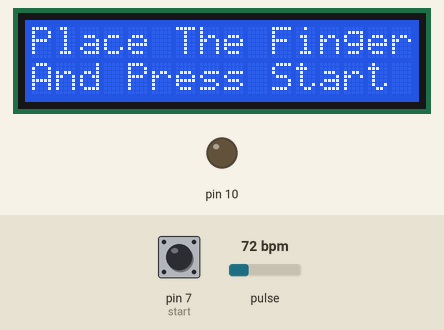
The sketch below on a simulated Arduino Uno, built with avr-gcc and run on an emulated ATmega328P. On the bench: 16×2 character LCD, output pins drawn as LEDs (lit = HIGH). Dashed ring = blinking. The test bench sets the inputs (shaded band); at power-on: pin 7 (start) HIGH, pulse 72 bpm. Storage starts empty.

Above: at 3.2 s.
3.3 s: pin 7 (start) pulled LOW for 0.15 s
At 4.1 s:
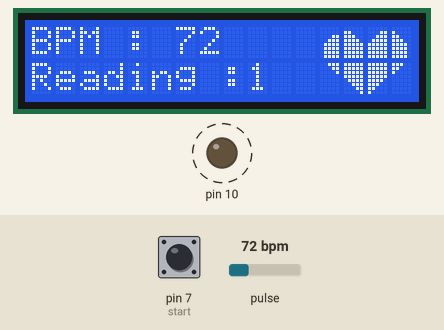
6.0 s: pulse set to 158 bpm
At 6.31 s:
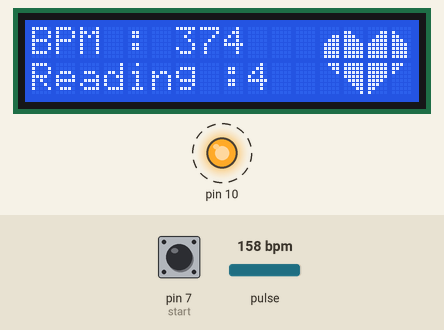
7.7 s: pulse set to 70 bpm
At 9.1 s:
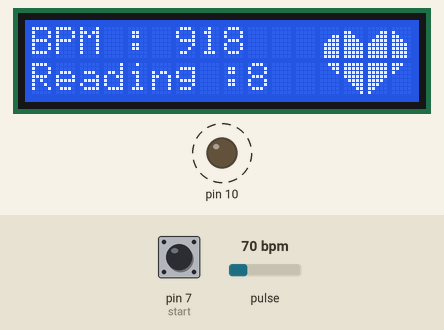
10.7 s: pulse set to 42 bpm
At 14.3 s:
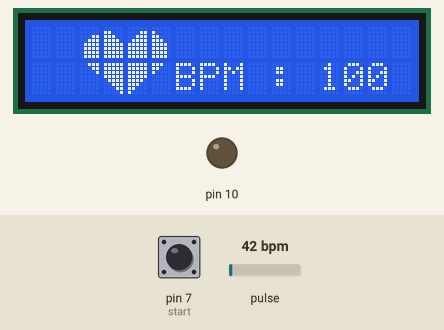
Timing chart, 0 to 15.8 s (numbered marks = the images above; inputs shaded):
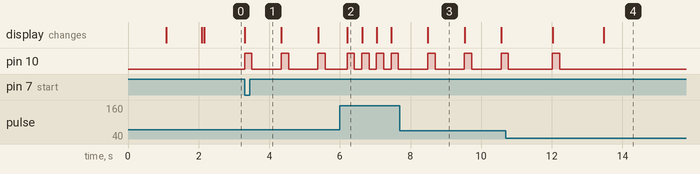

The sketch:

sketch_apr29a.ino
```cpp
#define USE_ARDUINO_INTERRUPTS true // Set-up low-level interrupts for most acurate BPM math.
#include <PulseSensorPlayground.h> // Includes the PulseSensorPlayground Library.
#include <SoftwareSerial.h>
#include <LiquidCrystal.h>
#include<SPI.h>
#include<SD.h>

const int rxPin = 0;
const int txPin = 1;

const int LED13 = 10;

SoftwareSerial mySerial(rxPin, txPin);

LiquidCrystal lcd(9, 8 , 6, 5, 3, 2);
PulseSensorPlayground pulseSensor;
File MyFile ;

int Threshold = 550;
int data = A0;
int start = 7;
int myBPM = 0;
int avg = 0;

unsigned long temp = 0;

String string = "\0";
String data1 = {".txt"};

char ch = '\0';

byte customChar1[8] = {0b00000, 0b00000, 0b00011, 0b00111, 0b01111, 0b01111, 0b01111, 0b01111};
byte customChar2[8] = {0b00000, 0b11000, 0b11100, 0b11110, 0b11111, 0b11111, 0b11111, 0b11111};
byte customChar3[8] = {0b00000, 0b00011, 0b00111, 0b01111, 0b11111, 0b11111, 0b11111, 0b11111};
byte customChar4[8] = {0b00000, 0b10000, 0b11000, 0b11100, 0b11110, 0b11110, 0b11110, 0b11110};
byte customChar5[8] = {0b00111, 0b00011, 0b00001, 0b00000, 0b00000, 0b00000, 0b00000, 0b00000};
byte customChar6[8] = {0b11111, 0b11111, 0b11111, 0b11111, 0b01111, 0b00111, 0b00011, 0b00001};
byte customChar7[8] = {0b11111, 0b11111, 0b11111, 0b11111, 0b11110, 0b11100, 0b11000, 0b10000};
byte customChar8[8] = {0b11100, 0b11000, 0b10000, 0b00000, 0b00000, 0b00000, 0b00000, 0b00000};

void setup()
{
  Serial.begin(115200);

  lcd.begin(16, 2);
  lcd.setCursor(0, 0);

  if (!SD.begin(4))
  {
    lcd.print("Failed...");
    while (1);
  }

  lcd.setCursor(0, 0);
  lcd.print("Done...");

  delay(1000);

  pulseSensor.analogInput(data);
  pulseSensor.blinkOnPulse(LED13); //auto-magically blink Arduino's LED with heartbeat.
  pulseSensor.setThreshold(Threshold);

  if (pulseSensor.begin())
  {
    lcd.setCursor(0, 0);
    lcd.print("Heart Rate");
    delay(1000);
  }

  lcd.createChar(1, customChar1);
  lcd.createChar(2, customChar2);
  lcd.createChar(3, customChar3);
  lcd.createChar(4, customChar4);
  lcd.createChar(5, customChar5);
  lcd.createChar(6, customChar6);
  lcd.createChar(7, customChar7);
  lcd.createChar(8, customChar8);

  pinMode(start, INPUT_PULLUP);
  mySerial.begin(9600);
  /* lcd.setCursor(0, 0);
    lcd.print("ConnectBluetooth");
    lcd.setCursor(0, 1);
    lcd.print("And Login...");*/
}

void loop()
{

  lcd.begin(16, 2);
  lcd.clear();

  lcd.setCursor(0, 0);
  lcd.print("Place The Finger");
  lcd.setCursor(0, 1);
  lcd.print("And Press Start");

  while (digitalRead(start) > 0);


  lcd.clear();

  temp = millis();

  while (millis() <= (temp + 10000))
  {
    if (pulseSensor.sawStartOfBeat())
    {
      myBPM = myBPM + pulseSensor.getBeatsPerMinute();
      avg++;
    }

    lcd.setCursor(0, 0);
    lcd.print("BPM : ");
    lcd.print(myBPM);

    lcd.setCursor(0, 1);
    lcd.print("Reading :");
    lcd.print(avg);

    lcd.setCursor(12, 0);
    lcd.write(byte(1));
    lcd.setCursor(13, 0);
    lcd.write(byte(2));
    lcd.setCursor(14, 0);
    lcd.write(byte(3));
    lcd.setCursor(15, 0);
    lcd.write(byte(4));

    lcd.setCursor(12, 1);
    lcd.write(byte(5));
    lcd.setCursor(13, 1);
    lcd.write(byte(6));
    lcd.setCursor(14, 1);
    lcd.write(byte(7));
    lcd.setCursor(15, 1);
    lcd.write(byte(8));

    delay(200);

    lcd.clear();
  }

  lcd.clear();

  lcd.setCursor(0, 0);
  lcd.setCursor(2, 0);
  lcd.write(byte(1));
  lcd.setCursor(3, 0);
  lcd.write(byte(2));
  lcd.setCursor(4, 0);
  lcd.write(byte(3));
  lcd.setCursor(5, 0);
  lcd.write(byte(4));

  lcd.setCursor(2, 1);
  lcd.write(byte(5));
  lcd.setCursor(3, 1);
  lcd.write(byte(6));
  lcd.setCursor(4, 1);
  lcd.write(byte(7));
  lcd.setCursor(5, 1);
  lcd.write(byte(8));
  lcd.setCursor(6, 1);

  myBPM = myBPM / avg;

  lcd.print("BPM : ");
  lcd.print(myBPM);
  delay(3000);
  lcd.clear();

  lcd.setCursor(0, 0);
  lcd.print("ConnectBluetooth");
  lcd.setCursor(0, 1);
  lcd.print("And Login...");


  while (1)
  {
    while (mySerial.available() <= 0);

    ch = ((byte)mySerial.read());
    if (ch == '#')
      break;
    string += ch;
  }
  string = string + data1;

  MyFile = SD.open(string, FILE_WRITE);

  if (MyFile)
  {
    MyFile.print("BPM : ");
    MyFile.println(myBPM);
    MyFile.println("\n*************************\n");
    MyFile.close();
  }

  MyFile = SD.open(string, FILE_READ);

  if (MyFile)
  {
    while (MyFile.available())
    {
      mySerial.write(MyFile.read());
    }
    MyFile.close();
  }
  else
  {
    mySerial.println("error opening");
  }

  myBPM = 0;
  temp = 0;

  lcd.begin(16, 2);
  lcd.clear();
  lcd.setCursor(0, 0);
  lcd.print(string);
  lcd.setCursor(0, 1);
  lcd.print("Done");

  while (1);

}
```

Measured:
- after the input at 3.3 s, pin 10: alternates HIGH for 0.21 s and LOW for 0.83 s, starting at once; the display: changes at once (image 1)
- after the input at 6.0 s, pin 10: alternates HIGH for 0.21 s and LOW for 0.21 s, starting after 0.21 s
- after the input at 7.7 s, pin 10: alternates HIGH for 0.21 s and LOW for 0.83 s, starting after 0.79 s
- what the display in image 2 shows lasts 0.4 s, from 6.2 s to 6.6 s
- what the display in image 3 shows lasts 1.0 s, from 8.5 s to 9.5 s
